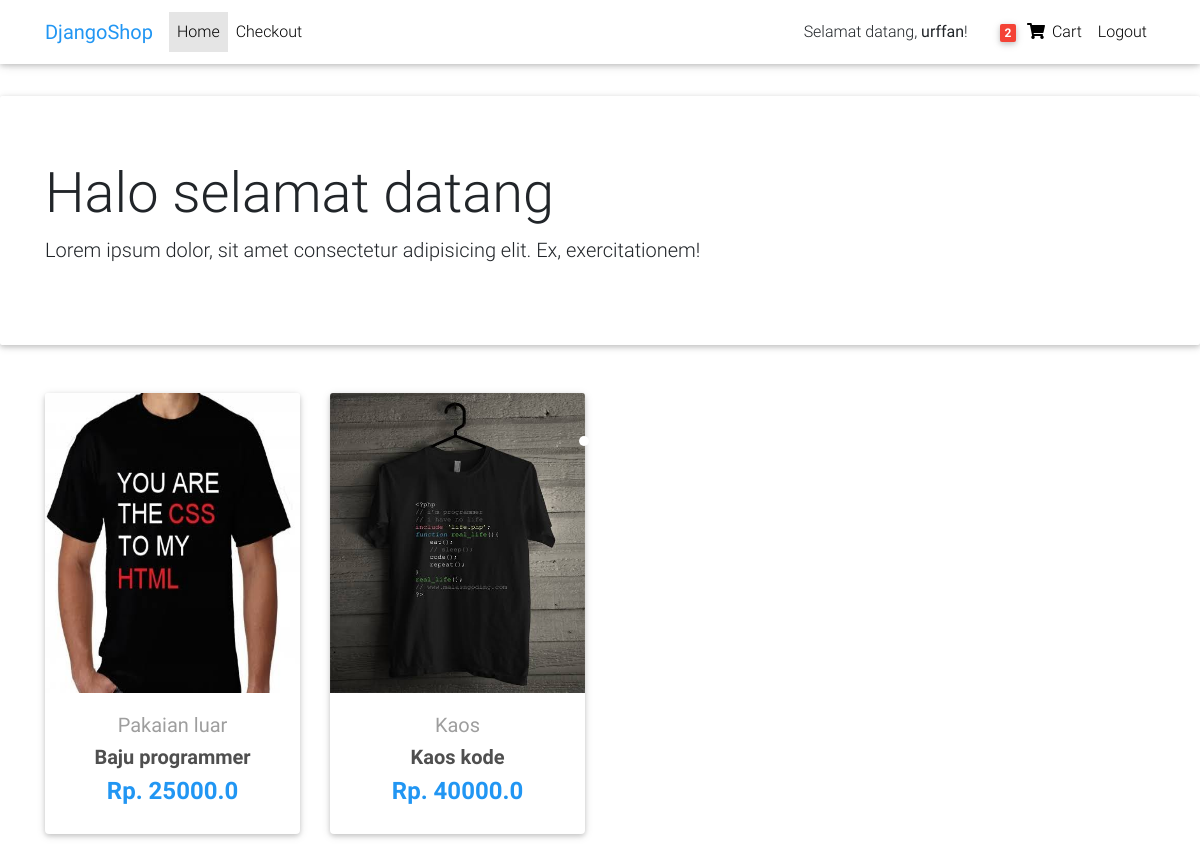
Screenshot of / (signed in) with the database file from the repository.
### core/models.py (models this page shows, shortened)
class Order(models.Model):
    user            = models.ForeignKey(settings.AUTH_USER_MODEL, on_delete=models.CASCADE)
    items           = models.ManyToManyField(OrderItem)
    start_date      = models.DateTimeField(auto_now_add=True)
    ordered_date    = models.DateTimeField()
    ordered         = models.BooleanField(default=False)
    billing_address = models.ForeignKey(
        'BillingAddress', on_delete=models.SET_NULL, blank=True, null=True
    )
    payment         = models.ForeignKey(
        'Payment', on_delete=models.SET_NULL, blank=True, null=True
    )
    coupon          = models.ForeignKey('Coupon', on_delete=models.SET_NULL, blank=True, null=True)

class Item(models.Model):
    title           = models.CharField(max_length=100)
    price           = models.FloatField()
    discount_price  = models.FloatField(blank=True, null=True)
    category        = models.CharField(choices=CATEGORY_CHOICES, max_length=2)
    label           = models.CharField(choices=LABEL_CHOICES, max_length=1)
    slug            = models.SlugField()
    description     = models.TextField(null=True)
    image           = models.ImageField(null=True, blank=True)
    def get_absolute_url(self):
        return reverse('core:product', kwargs={
            'slug':self.slug
        })

### core/views.py (the view)
# urls.py: path('', HomeView.as_view(), name='item-list'),
class HomeView(ListView):
    model           = Item
    paginate_by     = 10
    template_name   = 'home-page.html'

### core/templatetags/cart_template_tags.py (called while the page is built)
@register.filter
def cart_item_count(user):
    if user.is_authenticated:
        qs      = Order.objects.filter(user=user, ordered=False)
        if qs.exists():
            return qs[0].items.count()
    return 0

### templates/home-page.html (shortened to what this page needs)
{% extends 'base.html' %}
  {% block content %}
  {% include 'snippets/nav.html' %}
  <div id="carousel-example-1z" class="carousel slide carousel-fade pt-4" data-ride="carousel">
    <ol class="carousel-indicators">
      <li data-target="#carousel-example-1z" data-slide-to="0" class="active"></li>
      <li data-target="#carousel-example-1z" data-slide-to="1"></li>
      <li data-target="#carousel-example-1z" data-slide-to="2"></li>
    </ol>
    <div class="jumbotron jumbotron-fluid">
      <div class="container">
        <h1 class="display-4">Halo selamat datang</h1>
        <p class="lead">Lorem ipsum dolor, sit amet consectetur adipisicing elit. Ex, exercitationem!</p>
      </div>
    </div>
  <main>
    <div class="container mt-5">
      <section class="text-center mb-4">
      <div class="row wow fadeIn">
        {% for item in object_list %}
          <div class="col-lg-3 col-md-6 mb-4">
            <div class="card">
              <div class="view overlay">
                <img src="{{ item.image.url }}" class="card-img-top" style="height: 300px;">
              </div>
              <div class="card-body text-center">
                <a href="" class="grey-text">
                  <h5>{{ item.get_category_display }}</h5>
                </a>
                <h5>
                  <strong>
                    <a href="{{ item.get_absolute_url }}" class="dark-grey-text">{{ item.title }}
                    </a>
                  </strong>
                </h5>
                <h4 class="font-weight-bold blue-text">
                  <strong>
                    {% if item.discount_price %}
                    Rp. {{ item.discount_price }}
                    {% else %}
                    Rp. {{ item.price }}
                    {% endif %}
                  </strong>
                </h4>
              </div>
            </div>
          </div>
        {% endfor %}
      </div>
      </section>
    </div>
  </main>
  {% endblock content %}

### templates/snippets/nav.html (shortened to what this page needs)
{% load cart_template_tags %}
<nav class="navbar fixed-top navbar-expand-lg navbar-light white scrolling-navbar">
    <div class="container">
        <a class="navbar-brand waves-effect"target="_blank">
            <strong class="blue-text">DjangoShop</strong>
        </a>
        <div class="collapse navbar-collapse" id="navbarSupportedContent">
            <ul class="navbar-nav mr-auto">
                <li class="nav-item active">
                    <a class="nav-link waves-effect" href="{% url 'core:item-list' %}">Home
                    </a>
                </li>
                {% if request.user.is_authenticated %}
                <li class="nav-item">
                    <a class="nav-link waves-effect" href="{% url 'core:checkout' %}"
                    target="_blank">Checkout</a>
                </li>
                {% endif %}
            </ul>
            <ul class="navbar-nav nav-flex-icons">
                {% if request.user.is_authenticated %}
                <li class="nav-item mt-2 mr-4">
                    <span class="clearfix d-none d-sm-inline-block"> Selamat datang, <b>{{user}}</b>! </span>
                </li>
                <li class="nav-item">
                    <a href="{% url 'core:order-summary' %}" class="nav-link waves-effect">
                        <span class="badge red z-depth-1 mr-1"> {{ request.user|cart_item_count }} </span>
                        <i class="fas fa-shopping-cart"></i>
                        <span class="clearfix d-none d-sm-inline-block"> Cart </span>
                    </a>
                </li>
                <li class="nav-item">
                    <a href="{% url 'logout' %}" class="nav-link waves-effect">
                        <span class="clearfix d-none d-sm-inline-block"> Logout </span>
                    </a>
                </li>
                {% endif %}
            </ul>
        </div>
        </div>
    </nav>

### rows the page displays
Item: image (picture), category "Pakaian luar", title "Baju programmer", price "25000.0"
Item: image (picture), category "Kaos", title "Kaos kode", discount_price "40000.0"

### other values shown
{{ user }} "urffan"
{{ request.user|cart_item_count }} "2"
